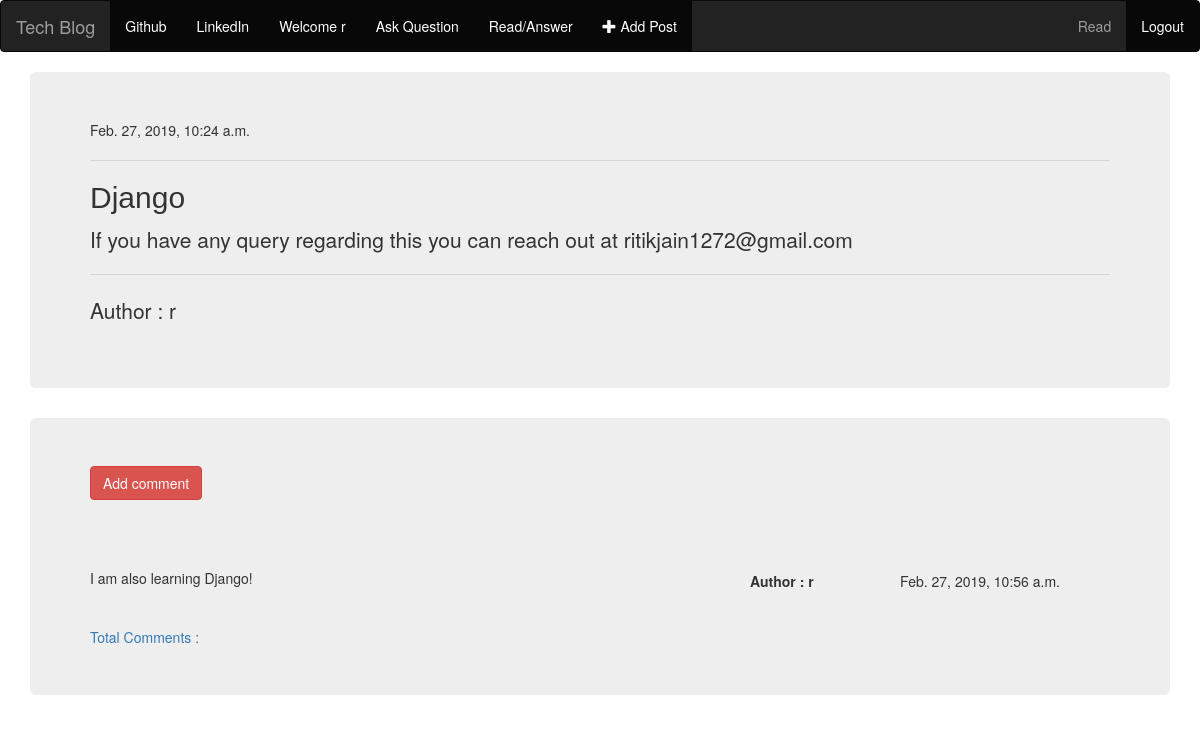
The page /post_detail/23/ (signed in) on the database its author committed.
### basic_app/models.py (models this page shows, shortened)
class Ask(models.Model):
	author = models.ForeignKey('auth.User', on_delete = models.CASCADE)
	title = models.CharField(max_length = 15)
	text = models.TextField()
	created_date = models.DateTimeField(default = timezone.now)
	gihub_link = models.CharField(max_length = 100)
	linked_link = models.CharField(max_length = 100)

class Comment(models.Model):
	post = models.ForeignKey('basic_app.Ask', on_delete = models.CASCADE,related_name = 'comments')
	author = models.CharField(max_length = 20)
	created_date = models.DateTimeField(default = timezone.now)
	text = models.TextField()
	approved_comment = models.BooleanField(default = False)

### basic_app/views.py (the view)
# urls.py: path('post_detail/<int:pk>/', views.post_detail, name=  'post_detail'),
def post_detail(request,pk):
	post = get_object_or_404(Ask,pk=pk)
	return render(request, 'basic_app/post_detail.html', {'post' : post})

### basic_app/templates/basic_app/post_detail.html (shortened to what this page needs)
{% extends 'basic_app/base.html' %}
{% block content %}
<div class = "container">
	<div class = "jumbotron">
		<div class = "date">
		{{post.created_date}}
	</div>
		<hr>
		<h2 style = 'font-family: sans-serif;'>{{post.title}}</h2>
		<p>{{post.text|linebreaksbr}}</p>
		<hr>
		<p>Author : {{post.author}}</p>
	</div>
	<div class = "jumbotron">
		<div class ="comment">
		<a class = "btn btn-danger" href = "{% url 'add_comment_to_post' pk=post.pk %}">Add comment</a><br><hr><br>
		{% if user.is_authenticated or comment.approved_comment %}
		{% for comment in post.comments.all %}
		<div class ="comment">
			<div class = "created_date" style = "position: absolute;left: 900px;">{{comment.created_date}}</div>
				<strong style = 'position: absolute;left : 750px;'>Author : {{comment.author}}</strong>
				<h5>{{comment.text}}</h5>
		</div>
		<hr>
		{% empty %}
			<p>No comments here yet :( Add a comment ^_^</p>
				{% endfor %}
				{% endif %}
				<a style = "text-decoration: none;" >Total Comments : {{post.approved_comments.count}}</a>
			</div>
		</div>
	</div>
{% endblock %}

### basic_app/templates/basic_app/base.html (shortened to what this page needs)
<!DOCTYPE html>
<html>
<head>
	<link rel="stylesheet" href="https://maxcdn.bootstrapcdn.com/bootstrap/3.4.0/css/bootstrap.min.css">
</head>
<body>
	<nav class = "navbar navbar-inverse">
		<div class = "container-fluid">
			<div class = "navbar-header">
				<a class = "navbar-brand" href = "{% url 'index' %}">Tech Blog</a>
			</div>
			<ul class = "nav navbar-nav">
				{% if user.is_authenticated %}
					<li class ="active"><a href = "{{request.user.github_link}}">Github</a></li>
					<li class ="active"><a href = "{{request.user.linked_link}}">LinkedIn</a></li>
					<li class = "active"><a> Welcome {{request.user.username}}</a></li>
					<li class ="active"><a href = "{% url 'askQuestion' %}">Ask Question</a></li>
					<li class ="active"><a href = "{% url 'Answer' %}">Read/Answer</a></li>
					<li class = "active"><a href = "{% url 'post' %}"><span class="glyphicon glyphicon-plus"></span> Add Post</a></ul>
				{% endif %}
			<ul class = "nav navbar-nav navbar-right">
				{% if user.is_authenticated %}
				<li><a href="{% url 'ques' %}">Read</a></li>
				<li class = "active"><a href = "{% url 'logout' %}">Logout</a></li>
				{% else %}
				<li><a href="{% url 'register' %}"><span class = "glyphicon glyphicon-user"></span> Register</a></li>
				<li><a href="{% url 'login' %}"><span class = "glyphicon glyphicon-log-in"></span>Login</a></li>
				{% endif %}
				</ul>
		</div>
	</nav>
{% block content %}{% endblock %}
</body>
</html>

### rows shown on the page
Ask: created_date "Feb. 27, 2019, 10:24 a.m.", title "Django", text "If you have any query regarding this you can reach out at ritikjain1272@gmail.com", author "r"
Comment: created_date "Feb. 27, 2019, 10:56 a.m.", author "r", text "I am also learning Django!"

### other values the page prints
{{ request.user.username }} "r"
